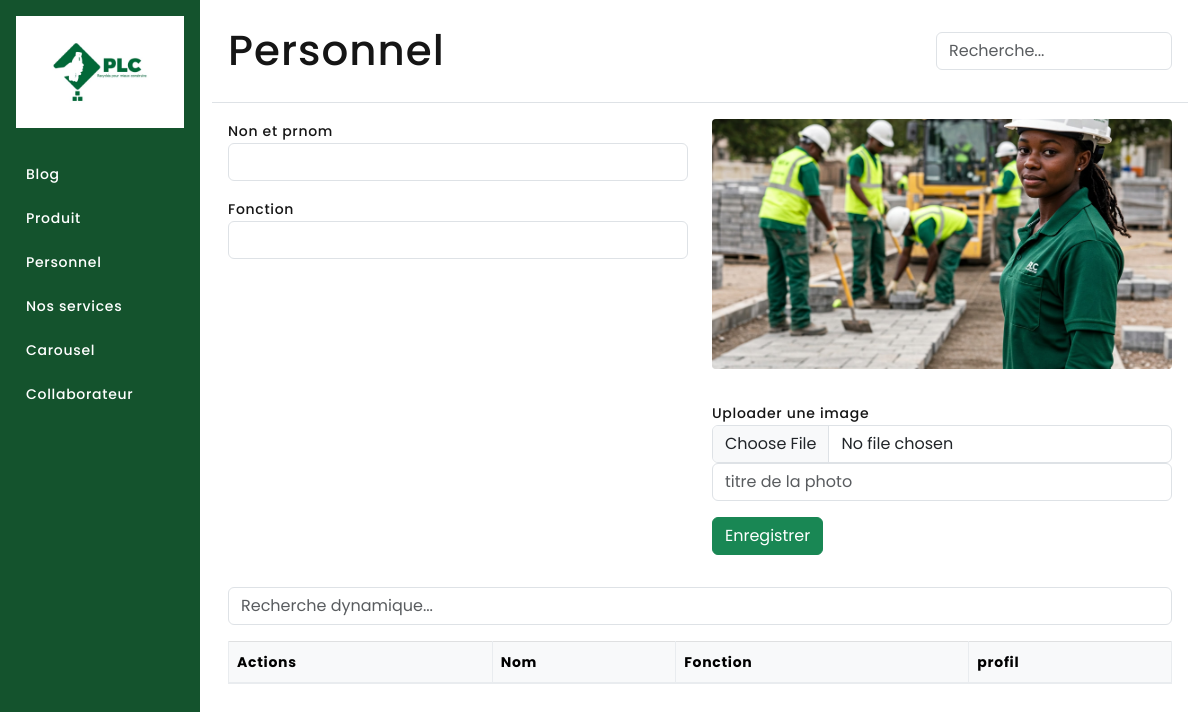
The app's page /personnel_aministration, older data.
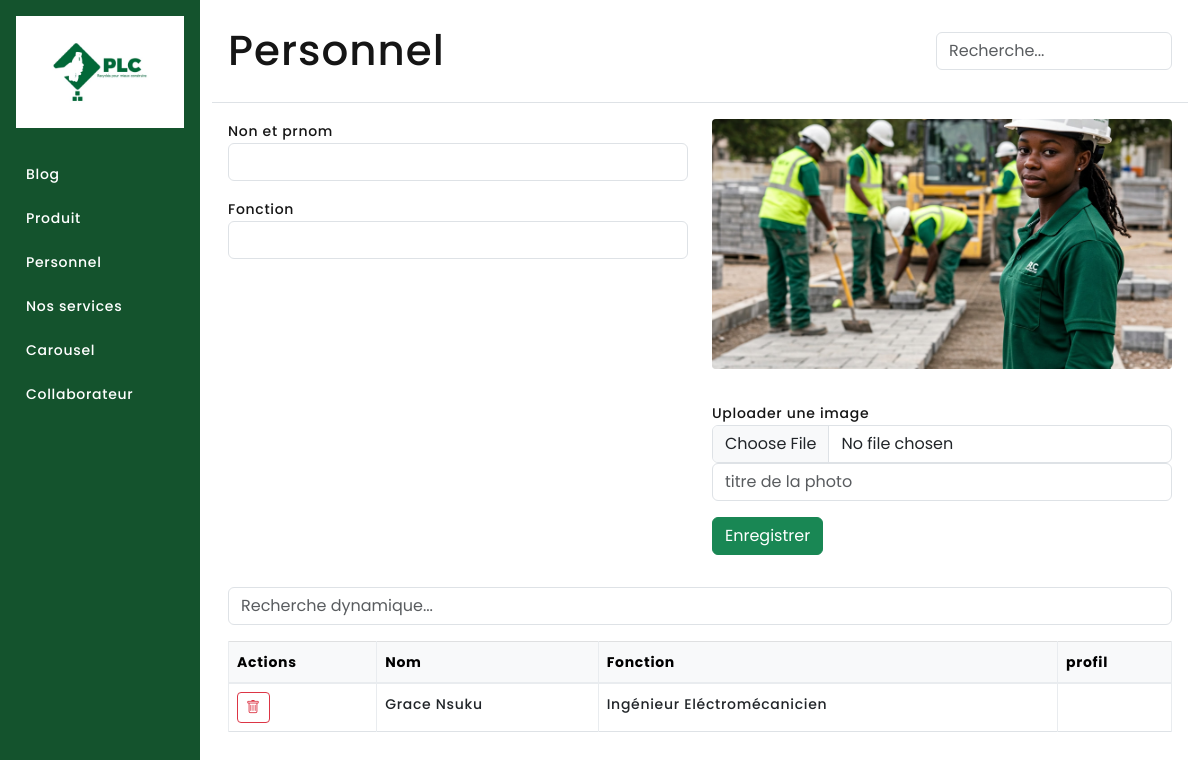
The same page, newer data.
### plc_site/models.py (models this page shows, shortened)
class Team(models.Model):
    name =models.CharField(max_length=350)
    fonction =models.CharField(max_length=150)
    photo =models.ForeignKey(Photo, verbose_name=("Profil"), on_delete=models.SET_NULL,null=True)

### plc_site/views.py (the view, shortened to what this page needs)
# urls.py: path('personnel_aministration',views.PersonneView.as_view(),name ='personnel_view'),
class PersonneView(View):
    template ="plc_site/administration/personnel.html"
    context ={
        'personnel_form' : PersonnelForm(),
        'photo_form':PhotoForm(),
        'activity': Team.objects.all()
    }
    def get(self,request):
        return render(request,self.template,self.context)

### plc_site/forms.py
class PersonnelForm(forms.ModelForm):
    class Meta :
        model = models.Team
        fields =['name','fonction']
        widgets ={
            'name' : forms.TextInput(attrs={
                'class' : 'form-control',
            }),
            'fonction' : forms.TextInput(attrs={
                'class' : 'form-control',
            }),
        }

class PhotoForm (forms.ModelForm):
    class Meta :
        model =models.Photo
        fields =['image','caption']
        widgets ={
            'caption' :forms.TextInput(attrs ={
                'class' : 'form-control',
                'placeholder' :'titre de la photo'
            }),
            'image' :forms.ClearableFileInput(attrs ={
                'class' : 'form-control'
            })
        }

### plc_site/templates/plc_site/administration/personnel.html (shortened to what this page needs)
{% extends "./admin.html" %}
{% load static %}
{% block content %}
<div class="col-md-10">
    <div class="d-flex justify-content-between align-items-center p-3 border-bottom">
        <h2 class="m-0">Personnel</h2>
        <input type="text" class="form-control w-25" placeholder="Recherche...">
    </div>
    <form action="" method='post' enctype="multipart/form-data" accept="image/*" multiple='true'>
        <div class="row p-3">
            <div class="col-md-6">
                <div class="mb-3">
                    <label for="titre" class="">Non et prnom</label>
                    {{personnel_form.name}}
                </div>
                <div class="mb-3">
                    <label for="description" class="">Fonction</label>
                    {{personnel_form.fonction}}
                </div>
            </div>
            <div class="col-md-6">
                <div class="mb-3">
                    <div id="preview-container" class="d-flex flex-wrap">
                        <img src="{% static 'plc_sit/images/travail.jpeg' %}" alt="previsualisatin" class="preview-image mb-3" id="preview-image">
                    </div>
                </div>
                <div class="mb-3">
                    <label for="image" class="">Uploader une image</label>
                    {{photo_form.image}}
                    {{photo_form.caption}}
                </div>
                <div class="d-flex gap-2">
                    <button class="btn btn-success" name="enregistrer">Enregistrer</button>
                </div>
            </div>
        </div>
    </form>
    <div class="p-3">
        <div class="mb-3">
            <input type="text" class="form-control" placeholder="Recherche dynamique...">
        </div>
        <table class="table table-bordered table-hover">
            <thead class="table-light">
                <tr>
                    <th>Actions</th>
                    <th>Nom</th>
                    <th>Fonction</th>
                    <th>profil</th>
                </tr>
            </thead>
            <tbody>
                {% for activite in activity  %}
                    <tr>
                        <td>
                            <a class="btn btn-sm btn-outline-danger"href={% url "plc_site:sup_admin_blog" activite.id  activite.photo.id %}>
                                <i class="bi bi-trash"></i>
                            </a>
                        </td>
                        <td>{{activite.name}}</td>
                        <td>{{activite.fonction}}</td>
                        <td><img class="" scr="{{activite.photo.image.url}}"></img></td>
                    </tr>
                {% endfor %}
            </tbody>
        </table>
    </div>
</div>
{% endblock content %}

### plc_site/templates/plc_site/administration/admin.html (shortened to what this page needs)
{% load static %}
<!DOCTYPE html>
<html lang="fr">
<head>
    <link href="https://cdn.jsdelivr.net/npm/bootstrap@5.3.0/dist/css/bootstrap.min.css" rel="stylesheet">
    <link rel="stylesheet" href="{% static 'plc_site/css/bootstrap.css' %}">
    <link rel="stylesheet" href="{% static 'plc_site/css/admin.css' %}">
    <link href="https://cdn.jsdelivr.net/npm/bootstrap@5.3.0/dist/css/bootstrap.min.css" rel="stylesheet">
    <link href="https://cdn.jsdelivr.net/npm/bootstrap@5.3.0/dist/css/bootstrap.min.css" rel="stylesheet">
    <link rel="stylesheet" href="{% static 'plc_site/css/style.css' %}">
</head>
<body>
<div class="container-fluid">
    <div class="row">
        <div class="col-md-2 sidebar p-3">
            <div class="mb-4 text-center">
                <img src="{% static "plc_site/images/logo.jpg" %}" alt="Logo" class="img-fluid">
            </div>
            <a href="{% url "plc_site:admin" %}">Blog</a>
            <a href="{% url "plc_site:produit_view" %}">Produit</a>
            <a href="{% url "plc_site:personnel_view" %}">Personnel</a>
            <a href="{% url "plc_site:services_view" %}">Nos services</a>
            <a href="{% url "plc_site:carousel_view" %}">Carousel</a>
            <a href="#">Collaborateur</a>
        </div>
        {% block content %}{% endblock content %}
    </div>
</div>
<link rel="stylesheet" href="https://cdn.jsdelivr.net/npm/bootstrap-icons@1.10.5/font/bootstrap-icons.css">
</body>
</html>

### plc_site/static/plc_site/css/admin.css (style rules this page uses)
.sidebar { background-color: #14532d; min-height: 100vh; color: white; }
.sidebar a { color: white; text-decoration: none; display: block; padding: 10px; }
.preview-image { width: 100%; height: 250px; border-radius: 4px; object-fit: cover; background-color: #f0f0f0; }

Row changes from the older to the newer data that the page shows:
added Team: name "Grace Nsuku", fonction "Ingénieur Eléctromécanicien"
